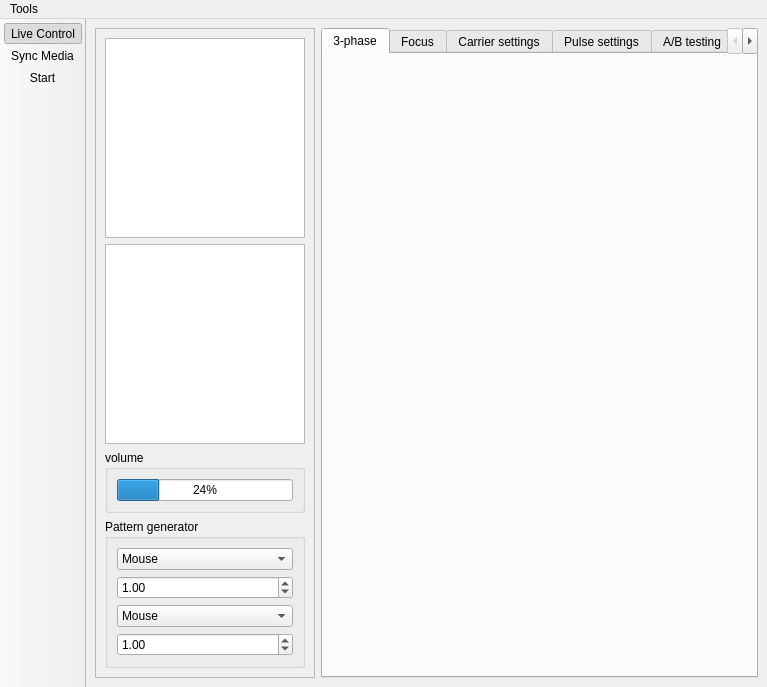
<?xml version="1.0" encoding="UTF-8"?>
<ui version="4.0">
 <class>MainWindow</class>
 <widget class="QMainWindow" name="MainWindow">
  <property name="geometry">
   <rect>
    <x>0</x>
    <y>0</y>
    <width>767</width>
    <height>564</height>
   </rect>
  </property>
  <property name="windowTitle">
   <string>restim</string>
  </property>
  <property name="windowIcon">
   <iconset>
    <normaloff>../resources/favicon.png</normaloff>../resources/favicon.png</iconset>
  </property>
  <widget class="QWidget" name="centralwidget">
   <layout class="QHBoxLayout" name="horizontalLayout">
    <property name="leftMargin">
     <number>0</number>
    </property>
    <property name="topMargin">
     <number>0</number>
    </property>
    <property name="rightMargin">
     <number>0</number>
    </property>
    <property name="bottomMargin">
     <number>0</number>
    </property>
    <item>
     <widget class="QStackedWidget" name="stackedWidget">
      <property name="currentIndex">
       <number>0</number>
      </property>
      <widget class="QWidget" name="page_control">
       <layout class="QHBoxLayout" name="horizontalLayout_2">
        <item>
         <widget class="QFrame" name="frame">
          <property name="sizePolicy">
           <sizepolicy hsizetype="Fixed" vsizetype="Preferred">
            <horstretch>0</horstretch>
            <verstretch>0</verstretch>
           </sizepolicy>
          </property>
          <property name="frameShape">
           <enum>QFrame::StyledPanel</enum>
          </property>
          <property name="frameShadow">
           <enum>QFrame::Raised</enum>
          </property>
          <layout class="QVBoxLayout" name="verticalLayout">
           <item>
            <widget class="PhaseWidgetAlphaBeta" name="graphicsView">
             <property name="sizePolicy">
              <sizepolicy hsizetype="Fixed" vsizetype="Fixed">
               <horstretch>0</horstretch>
               <verstretch>0</verstretch>
              </sizepolicy>
             </property>
             <property name="minimumSize">
              <size>
               <width>200</width>
               <height>200</height>
              </size>
             </property>
             <property name="maximumSize">
              <size>
               <width>200</width>
               <height>200</height>
              </size>
             </property>
            </widget>
           </item>
           <item>
            <widget class="PhaseWidgetAlphaBeta" name="graphicsView2">
             <property name="sizePolicy">
              <sizepolicy hsizetype="Fixed" vsizetype="Fixed">
               <horstretch>0</horstretch>
               <verstretch>0</verstretch>
              </sizepolicy>
             </property>
             <property name="minimumSize">
              <size>
               <width>200</width>
               <height>200</height>
              </size>
             </property>
             <property name="maximumSize">
              <size>
               <width>200</width>
               <height>200</height>
              </size>
             </property>
            </widget>
           </item>
           <item>
            <widget class="QGroupBox" name="groupBox_3">
             <property name="title">
              <string>volume</string>
             </property>
             <layout class="QVBoxLayout" name="verticalLayout_7">
              <item>
               <widget class="VolumeWidget" name="progressBar_volume">
                <property name="value">
                 <number>24</number>
                </property>
               </widget>
              </item>
             </layout>
            </widget>
           </item>
           <item>
            <widget class="QGroupBox" name="groupBox">
             <property name="title">
              <string>Pattern generator</string>
             </property>
             <layout class="QVBoxLayout" name="verticalLayout_2">
              <item>
               <widget class="QComboBox" name="comboBox_patternSelect">
                <item>
                 <property name="text">
                  <string>Mouse</string>
                 </property>
                </item>
                <item>
                 <property name="text">
                  <string>Circle</string>
                 </property>
                </item>
                <item>
                 <property name="text">
                  <string>A</string>
                 </property>
                </item>
                <item>
                 <property name="text">
                  <string>B</string>
                 </property>
                </item>
                <item>
                 <property name="text">
                  <string>C</string>
                 </property>
                </item>
               </widget>
              </item>
              <item>
               <widget class="QDoubleSpinBox" name="doubleSpinBox">
                <property name="singleStep">
                 <double>0.100000000000000</double>
                </property>
                <property name="value">
                 <double>1.000000000000000</double>
                </property>
               </widget>
              </item>
              <item>
               <widget class="QComboBox" name="comboBox_patternSelect2">
                <item>
                 <property name="text">
                  <string>Mouse</string>
                 </property>
                </item>
                <item>
                 <property name="text">
                  <string>Circle</string>
                 </property>
                </item>
                <item>
                 <property name="text">
                  <string>A</string>
                 </property>
                </item>
                <item>
                 <property name="text">
                  <string>B</string>
                 </property>
                </item>
                <item>
                 <property name="text">
                  <string>C</string>
                 </property>
                </item>
               </widget>
              </item>
              <item>
               <widget class="QDoubleSpinBox" name="doubleSpinBox2">
                <property name="singleStep">
                 <double>0.100000000000000</double>
                </property>
                <property name="value">
                 <double>1.000000000000000</double>
                </property>
               </widget>
              </item>
             </layout>
            </widget>
           </item>
           <item>
            <spacer name="verticalSpacer">
             <property name="orientation">
              <enum>Qt::Vertical</enum>
             </property>
             <property name="sizeHint" stdset="0">
              <size>
               <width>20</width>
               <height>40</height>
              </size>
             </property>
            </spacer>
           </item>
          </layout>
         </widget>
        </item>
        <item>
         <widget class="QTabWidget" name="tabWidget">
          <property name="enabled">
           <bool>true</bool>
          </property>
          <property name="currentIndex">
           <number>0</number>
          </property>
          <widget class="ThreePhaseSettingsWidget" name="tab_threephase">
           <attribute name="title">
            <string>3-phase</string>
           </attribute>
          </widget>
          <widget class="QWidget" name="tab_focus">
           <property name="enabled">
            <bool>true</bool>
           </property>
           <attribute name="title">
            <string>Focus</string>
           </attribute>
           <widget class="PhaseWidgetFocus" name="graphicsView_focus">
            <property name="geometry">
             <rect>
              <x>60</x>
              <y>50</y>
              <width>256</width>
              <height>192</height>
             </rect>
            </property>
           </widget>
          </widget>
          <widget class="CarrierSettingsWidget" name="tab_carrier">
           <attribute name="title">
            <string>Carrier settings</string>
           </attribute>
          </widget>
          <widget class="PulseSettingsWidget" name="tab_pulse_settings">
           <attribute name="title">
            <string>Pulse settings</string>
           </attribute>
          </widget>
          <widget class="ABTestWidget" name="tab_a_b_testing">
           <attribute name="title">
            <string>A/B testing</string>
           </attribute>
          </widget>
          <widget class="VolumeControlWidget" name="tab_volume">
           <attribute name="title">
            <string>Volume</string>
           </attribute>
           <layout class="QVBoxLayout" name="verticalLayout_6">
            <property name="spacing">
             <number>0</number>
            </property>
            <property name="leftMargin">
             <number>0</number>
            </property>
            <property name="topMargin">
             <number>0</number>
            </property>
            <property name="rightMargin">
             <number>0</number>
            </property>
            <property name="bottomMargin">
             <number>6</number>
            </property>
           </layout>
          </widget>
          <widget class="VibrationSettingsWidget" name="tab_vibrate">
           <attribute name="title">
            <string>Vibration</string>
           </attribute>
          </widget>
          <widget class="WaveformDetailsWidget" name="tab_details">
           <attribute name="title">
            <string>Details</string>
           </attribute>
          </widget>
         </widget>
        </item>
       </layout>
      </widget>
      <widget class="MediaSettingsWidget" name="page_media"/>
      <widget class="QWidget" name="page_device">
       <widget class="QLabel" name="label_3">
        <property name="geometry">
         <rect>
          <x>100</x>
          <y>90</y>
          <width>261</width>
          <height>31</height>
         </rect>
        </property>
        <property name="text">
         <string>Restim doesn't have device configruation yet :(</string>
        </property>
       </widget>
      </widget>
      <widget class="QWidget" name="page_log">
       <widget class="QLabel" name="label_2">
        <property name="geometry">
         <rect>
          <x>80</x>
          <y>70</y>
          <width>221</width>
          <height>31</height>
         </rect>
        </property>
        <property name="text">
         <string>Restim doesn't have a log yet :(</string>
        </property>
       </widget>
      </widget>
     </widget>
    </item>
   </layout>
  </widget>
  <widget class="QMenuBar" name="menuBar">
   <property name="geometry">
    <rect>
     <x>0</x>
     <y>0</y>
     <width>767</width>
     <height>21</height>
    </rect>
   </property>
   <widget class="QMenu" name="menuTools">
    <property name="title">
     <string>Tools</string>
    </property>
    <addaction name="actionDevice_selection_wizard"/>
    <addaction name="actionFunscript_conversion"/>
    <addaction name="actionPreferences"/>
   </widget>
   <addaction name="menuTools"/>
  </widget>
  <widget class="QToolBar" name="toolBar">
   <property name="windowTitle">
    <string>toolBar</string>
   </property>
   <property name="movable">
    <bool>false</bool>
   </property>
   <property name="iconSize">
    <size>
     <width>65</width>
     <height>48</height>
    </size>
   </property>
   <property name="toolButtonStyle">
    <enum>Qt::ToolButtonTextUnderIcon</enum>
   </property>
   <attribute name="toolBarArea">
    <enum>LeftToolBarArea</enum>
   </attribute>
   <attribute name="toolBarBreak">
    <bool>false</bool>
   </attribute>
   <addaction name="actionControl"/>
   <addaction name="actionMedia"/>
   <addaction name="actionStart"/>
  </widget>
  <action name="actionFunscript_conversion">
   <property name="text">
    <string>Funscript conversion (1d -&gt; 2d)</string>
   </property>
  </action>
  <action name="actionPreferences">
   <property name="text">
    <string>Preferences</string>
   </property>
  </action>
  <action name="actionDevice_selection_wizard">
   <property name="text">
    <string>Device selection</string>
   </property>
  </action>
  <action name="actionControl">
   <property name="checkable">
    <bool>true</bool>
   </property>
   <property name="checked">
    <bool>true</bool>
   </property>
   <property name="icon">
    <iconset resource="../resources/restim.qrc">
     <normaloff>:/restim/sliders_poly.svg</normaloff>:/restim/sliders_poly.svg</iconset>
   </property>
   <property name="text">
    <string>Live Control</string>
   </property>
   <property name="shortcut">
    <string>Ctrl+1</string>
   </property>
  </action>
  <action name="actionMedia">
   <property name="checkable">
    <bool>true</bool>
   </property>
   <property name="icon">
    <iconset resource="../resources/restim.qrc">
     <normaloff>:/restim/film-1_poly.svg</normaloff>:/restim/film-1_poly.svg</iconset>
   </property>
   <property name="text">
    <string>Sync Media</string>
   </property>
   <property name="shortcut">
    <string>Ctrl+2</string>
   </property>
  </action>
  <action name="actionDevice">
   <property name="checkable">
    <bool>true</bool>
   </property>
   <property name="icon">
    <iconset resource="../resources/restim.qrc">
     <normaloff>:/restim/plug-1_poly.svg</normaloff>:/restim/plug-1_poly.svg</iconset>
   </property>
   <property name="text">
    <string>Device</string>
   </property>
   <property name="shortcut">
    <string>Ctrl+3</string>
   </property>
  </action>
  <action name="actionStart">
   <property name="icon">
    <iconset>
     <normaloff>:/newPrefix/play_poly.svg</normaloff>
     <normalon>../resources/stop-sign_poly.svg</normalon>:/newPrefix/play_poly.svg</iconset>
   </property>
   <property name="text">
    <string>Start</string>
   </property>
  </action>
  <action name="actionLog">
   <property name="checkable">
    <bool>true</bool>
   </property>
   <property name="icon">
    <iconset resource="../resources/restim.qrc">
     <normaloff>:/restim/docs-1_poly.svg</normaloff>:/restim/docs-1_poly.svg</iconset>
   </property>
   <property name="text">
    <string>Log</string>
   </property>
   <property name="shortcut">
    <string>Ctrl+4</string>
   </property>
  </action>
 </widget>
 <customwidgets>
  <customwidget>
   <class>CarrierSettingsWidget</class>
   <extends>QWidget</extends>
   <header>qt_ui/carrier_settings_widget.h</header>
   <container>1</container>
  </customwidget>
  <customwidget>
   <class>PhaseWidgetAlphaBeta</class>
   <extends>QGraphicsView</extends>
   <header>qt_ui/widgets/phase_widget.h</header>
  </customwidget>
  <customwidget>
   <class>WaveformDetailsWidget</class>
   <extends>QWidget</extends>
   <header>qt_ui/waveform_details_widget.h</header>
   <container>1</container>
  </customwidget>
  <customwidget>
   <class>VolumeControlWidget</class>
   <extends>QWidget</extends>
   <header>qt_ui/volume_control_widget.h</header>
   <container>1</container>
  </customwidget>
  <customwidget>
   <class>VolumeWidget</class>
   <extends>QProgressBar</extends>
   <header>qt_ui/widgets/volume_widget.h</header>
  </customwidget>
  <customwidget>
   <class>PhaseWidgetFocus</class>
   <extends>QGraphicsView</extends>
   <header>qt_ui/widgets/phase_widget.h</header>
  </customwidget>
  <customwidget>
   <class>ThreePhaseSettingsWidget</class>
   <extends>QWidget</extends>
   <header>qt_ui/three_phase_settings_widget.h</header>
   <container>1</container>
  </customwidget>
  <customwidget>
   <class>PulseSettingsWidget</class>
   <extends>QWidget</extends>
   <header>qt_ui/pulse_settings_widget.h</header>
   <container>1</container>
  </customwidget>
  <customwidget>
   <class>VibrationSettingsWidget</class>
   <extends>QWidget</extends>
   <header>qt_ui/vibration_settings_widget.h</header>
   <container>1</container>
  </customwidget>
  <customwidget>
   <class>MediaSettingsWidget</class>
   <extends>QWidget</extends>
   <header>qt_ui/media_settings_widget.h</header>
   <container>1</container>
  </customwidget>
  <customwidget>
   <class>ABTestWidget</class>
   <extends>QWidget</extends>
   <header>qt_ui/ab_test_widget.h</header>
   <container>1</container>
  </customwidget>
 </customwidgets>
 <resources>
  <include location="../resources/restim.qrc"/>
 </resources>
 <connections/>
</ui>
